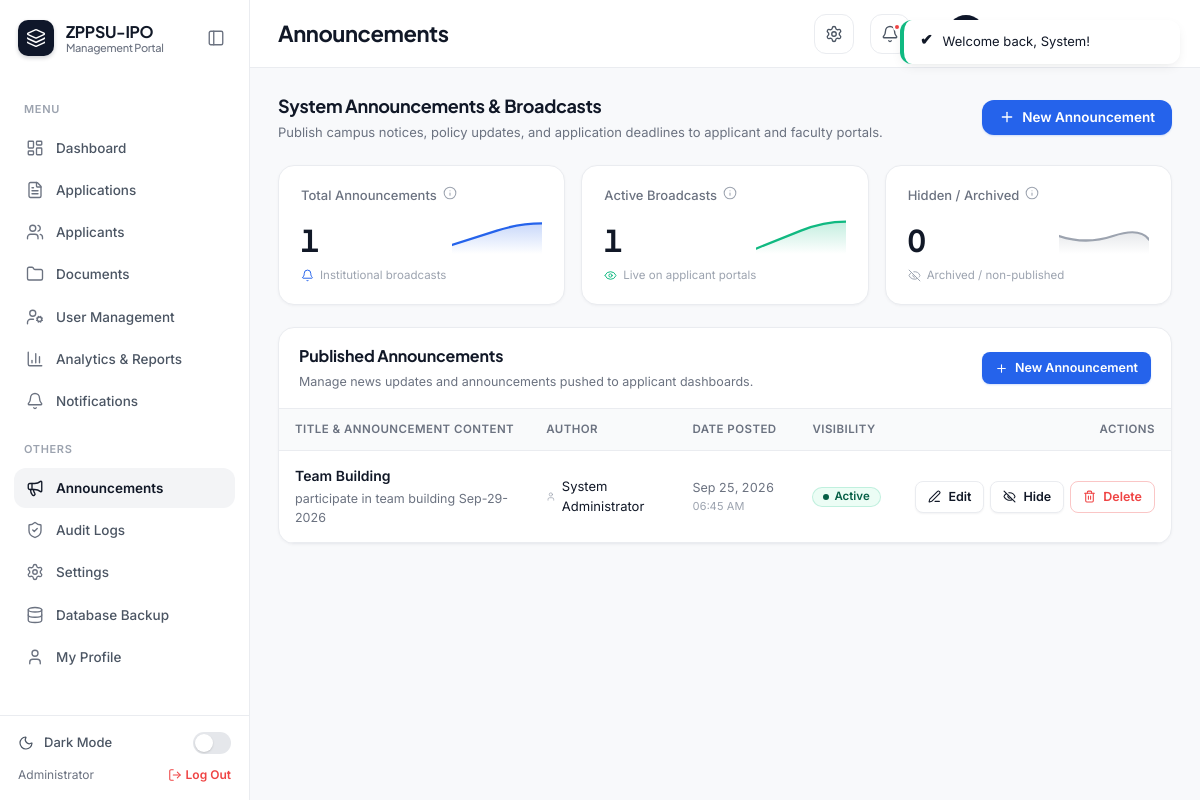
The page /admin/announcements.php (signed in) on the database its author committed.
### tables this page shows
CREATE TABLE `announcements` (
    `announcement_id` INT UNSIGNED AUTO_INCREMENT PRIMARY KEY,
    `title`           VARCHAR(200) NOT NULL,
    `content`         TEXT NOT NULL,
    `posted_by`       INT UNSIGNED NOT NULL,
    `is_active`       TINYINT(1) NOT NULL DEFAULT 1,
    `posted_at`       TIMESTAMP DEFAULT CURRENT_TIMESTAMP,
    CONSTRAINT `fk_announce_user` FOREIGN KEY (`posted_by`)
        REFERENCES `users` (`user_id`) ON DELETE CASCADE
);

CREATE TABLE `users` (
    `user_id`        INT UNSIGNED AUTO_INCREMENT PRIMARY KEY,
    `role_id`        INT UNSIGNED NOT NULL,
    `username`       VARCHAR(50)  NOT NULL UNIQUE,
    `email`          VARCHAR(150) NOT NULL UNIQUE,
    `password_hash`  VARCHAR(255) NOT NULL,
    `first_name`     VARCHAR(100) NOT NULL,
    `last_name`      VARCHAR(100) NOT NULL,
    `contact_number` VARCHAR(30)  DEFAULT NULL,
    `recovery_email` VARCHAR(150) DEFAULT NULL,
    `status`         ENUM('active','inactive','suspended') NOT NULL DEFAULT 'active',
    `avatar`         VARCHAR(255) DEFAULT NULL,
    `created_at`     TIMESTAMP DEFAULT CURRENT_TIMESTAMP,
    `updated_at`     TIMESTAMP DEFAULT CURRENT_TIMESTAMP ON UPDATE CURRENT_TIMESTAMP,
    CONSTRAINT `fk_users_role` FOREIGN KEY (`role_id`)
        REFERENCES `roles` (`role_id`) ON DELETE RESTRICT
);

### includes/functions.php (called while the page is built, shortened)
<?php
function clean($value)
{
    return htmlspecialchars(trim($value ?? ''), ENT_QUOTES, 'UTF-8');
}
function format_date($datetime, $format = 'M d, Y h:i A')
{
    return date($format, strtotime($datetime));
}

### admin/announcements.php (the view, shortened to what this page needs)
<?php
require_once __DIR__ . '/../includes/functions.php';
$query = mysqli_query($conn, "
    SELECT a.*, u.first_name, u.last_name
    FROM announcements a JOIN users u ON u.user_id = a.posted_by
    ORDER BY a.posted_at DESC
");
$items = [];
$activeCount = 0;
$hiddenCount = 0;
while ($row = mysqli_fetch_assoc($query)) {
    $items[] = $row;
    if ($row['is_active']) { $activeCount++; } else { $hiddenCount++; }
}
$totalCount = count($items);
require_once __DIR__ . '/../includes/header.php';
?>
<div class="sub-header-bar">
    <div>
        <h2 style="font-size:18px;margin:0 0 4px;font-weight:700;">System Announcements &amp; Broadcasts</h2>
        <div style="font-size:13px;color:var(--color-text-muted);">Publish campus notices, policy updates, and application deadlines to applicant and faculty portals.</div>
    </div>
    <div class="action-controls-group">
        <button type="button" class="btn btn-primary" data-modal-target="#addAnnouncementModal" title="Create a new system announcement">
            <i data-lucide="plus" style="width:16px;height:16px;"></i>
            New Announcement
        </button>
    </div>
</div>
<div class="kpi-grid" style="grid-template-columns: repeat(3, 1fr);">
    <div class="kpi-card">
        <div class="kpi-card-header">
            <span>Total Announcements</span>
            <span class="info-icon" title="Total notices created across the system lifetime">
                <i data-lucide="info" style="width:14px;height:14px;"></i>
            </span>
        </div>
        <div class="kpi-card-main">
            <div class="kpi-card-value tabular"><?= number_format($totalCount) ?></div>
        </div>
        <div class="kpi-card-footer">
            <i data-lucide="bell" style="width:13px;height:13px;color:var(--color-primary-600);"></i>
            <span>Institutional broadcasts</span>
        </div>
    </div>
    <div class="kpi-card">
        <div class="kpi-card-header">
            <span>Active Broadcasts</span>
            <span class="info-icon" title="Notices currently visible on the Applicant and Faculty dashboards">
                <i data-lucide="info" style="width:14px;height:14px;"></i>
            </span>
        </div>
        <div class="kpi-card-main">
            <div class="kpi-card-value tabular"><?= number_format($activeCount) ?></div>
        </div>
        <div class="kpi-card-footer">
            <i data-lucide="eye" style="width:13px;height:13px;color:var(--color-success);"></i>
            <span>Live on applicant portals</span>
        </div>
    </div>
    <div class="kpi-card">
        <div class="kpi-card-header">
            <span>Hidden / Archived</span>
            <span class="info-icon" title="Announcements saved as drafts or deactivated from view">
                <i data-lucide="info" style="width:14px;height:14px;"></i>
            </span>
        </div>
        <div class="kpi-card-main">
            <div class="kpi-card-value tabular"><?= number_format($hiddenCount) ?></div>
        </div>
        <div class="kpi-card-footer">
            <i data-lucide="eye-off" style="width:13px;height:13px;color:var(--color-text-subtle);"></i>
            <span>Archived / non-published</span>
        </div>
    </div>
</div>
<div class="card" style="border-radius:var(--radius-lg);">
    <div class="card-header" style="display:flex;align-items:center;justify-content:space-between;padding:16px 20px;">
        <div>
            <h3 style="margin:0 0 2px;">Published Announcements</h3>
            <span style="font-size:12.5px;color:var(--color-text-muted);">Manage news updates and announcements pushed to applicant dashboards.</span>
        </div>
        <button type="button" class="btn btn-primary btn-sm" data-modal-target="#addAnnouncementModal">
            <i data-lucide="plus" style="width:13px;height:13px;"></i>
            New Announcement
        </button>
    </div>
    <div class="table-wrap">
        <?php if ($totalCount === 0): ?>
            <div class="empty-state" style="padding:48px 24px;text-align:center;">
                <i data-lucide="megaphone" style="width:40px;height:40px;color:var(--color-text-subtle);margin-bottom:12px;"></i>
                <h4 style="margin:0 0 6px;font-size:16px;color:var(--color-text);">No announcements yet</h4>
                <p style="margin:0;font-size:13px;color:var(--color-text-muted);">Create your first announcement to broadcast updates to all users.</p>
                <button type="button" class="btn btn-primary btn-sm" data-modal-target="#addAnnouncementModal" style="margin-top:14px;">
                    <i data-lucide="plus" style="width:13px;height:13px;"></i>
                    Create Announcement
                </button>
            </div>
        <?php else: ?>
        <table class="data-table">
            <thead>
                <tr>
                    <th>Title &amp; Announcement Content</th>
                    <th style="width:180px;">Author</th>
                    <th style="width:130px;">Date Posted</th>
                    <th style="width:110px;">Visibility</th>
                    <th style="text-align:right;width:180px;">Actions</th>
                </tr>
            </thead>
            <tbody>
                <?php foreach ($items as $a): ?>
                <tr>
                    <td>
                        <div style="font-weight:600;color:var(--color-text);font-size:14px;margin-bottom:4px;"><?= clean($a['title']) ?></div>
                        <div style="font-size:12.5px;color:var(--color-text-muted);line-height:1.5;max-width:520px;">
                            <?= clean(mb_strimwidth($a['content'], 0, 140, '…')) ?>
                        </div>
                    </td>
                    <td>
                        <div style="display:flex;align-items:center;gap:6px;">
                            <i data-lucide="user" style="width:13px;height:13px;color:var(--color-text-subtle);"></i>
                            <span style="font-size:13px;color:var(--color-text);"><?= clean($a['first_name'] . ' ' . $a['last_name']) ?></span>
                        </div>
                    </td>
                    <td class="tabular" style="font-size:12.5px;color:var(--color-text-muted);white-space:nowrap;">
                        <?= format_date($a['posted_at'], 'M d, Y') ?>
                        <div style="font-size:11px;color:var(--color-text-subtle);"><?= format_date($a['posted_at'], 'h:i A') ?></div>
                    </td>
                    <td>
                        <span class="badge <?= $a['is_active'] ? 'badge-success' : 'badge-secondary' ?>" style="display:inline-flex;align-items:center;gap:5px;font-size:11.5px;padding:3px 10px;">
                            <span style="width:6px;height:6px;border-radius:50%;background:currentColor;display:inline-block;"></span>
                            <?= $a['is_active'] ? 'Active' : 'Hidden' ?>
                        </span>
                    </td>
                    <td style="text-align:right;white-space:nowrap;">
                        <div style="display:inline-flex;gap:6px;align-items:center;">
                            <button type="button" class="btn btn-outline btn-sm" data-modal-target="#editAnnouncement<?= (int)$a['announcement_id'] ?>" title="Edit Announcement">
                                <i data-lucide="edit-3" style="width:13px;height:13px;"></i>
                                Edit
                            </button>
                            <form method="POST" style="display:inline;margin:0;">
                                <button type="submit" class="btn btn-outline btn-sm" title="<?= $a['is_active'] ? 'Hide from applicants' : 'Publish to applicants' ?>">
                                    <i data-lucide="<?= $a['is_active'] ? 'eye-off' : 'eye' ?>" style="width:13px;height:13px;"></i>
                                    <?= $a['is_active'] ? 'Hide' : 'Show' ?>
                                </button>
                            </form>
                            <form method="POST" style="display:inline;margin:0;" onsubmit="return confirm('Permanently delete this announcement?');">
                                <button type="submit" class="btn btn-outline-danger btn-sm" title="Delete Announcement">
                                    <i data-lucide="trash-2" style="width:13px;height:13px;"></i>
                                    Delete
                                </button>
                            </form>
                        </div>
                    </td>
                </tr>
                <?php endforeach; ?>
            </tbody>
        </table>
        <?php endif; ?>
    </div>
</div>
<?php require_once __DIR__ . '/../includes/footer.php'; ?>

### rows shown on the page
announcements: title "Team Building", content "participate in team building Sep-29-2026", posted_by.last_name "System Administrator", posted_at "Sep 25, 2026", posted_at "06:45 AM", is_active "Active"

### other values the page prints
$label "Dashboard Applications Applicants Documents User Management Analytics & Reports Notifications Announcements Audit Logs Settings Database Backup My Profile"
$_SESSION['role_name'] "Administrator"
$pageTitle "Announcements"
$totalCount "1"
$activeCount "1"
$hiddenCount "0"
